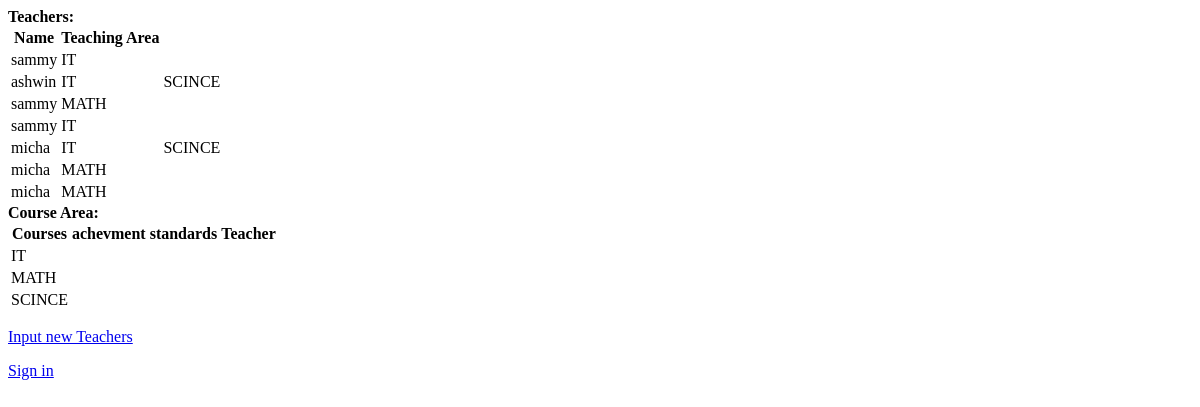
/, run on an earlier commit of the app's database.
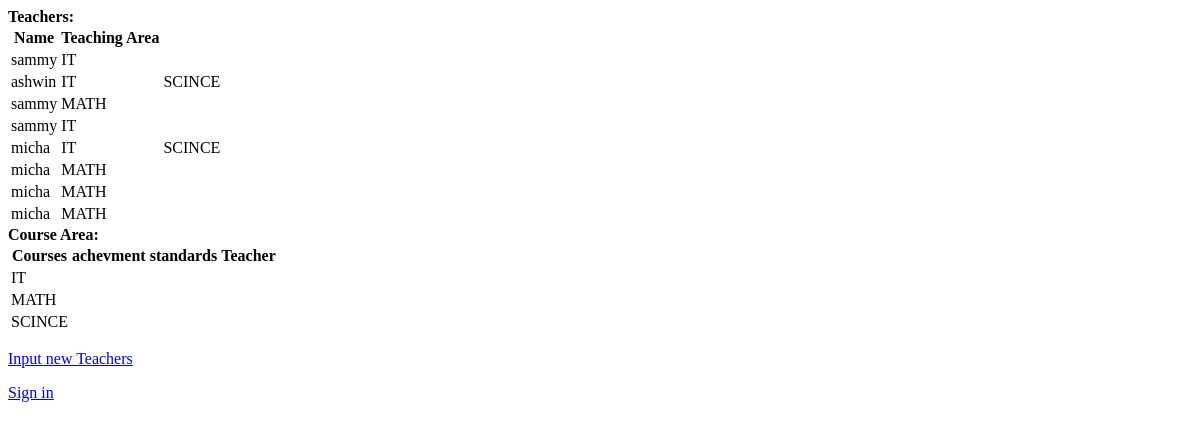
And on a later commit of the database.
### MyApp1/models.py (models this page shows, shortened)
class teacher(models.Model):
    Name = models.CharField(max_length=25)
    Course = models.ManyToManyField(CourseArea)
    Email = models.CharField(max_length=25)
    Password = models.CharField(max_length=25)
    classes = models.ManyToManyField(Unit)

class CourseArea(models.Model):
   Title = models.CharField(max_length=25)

### MyApp1/views.py (the view)
# urls.py: re_path(r'^$',MyApp1.views.index, name='index'),
def index(request):
   teach = teacher.objects.all()
   CA = CourseArea.objects.all()
   return render(request, "MyApp1/index.html", {'content': teach, 'content2': CA})

### MyApp1/templates/MyApp1/index.html (shortened to what this page needs)
<html>
<head>
</head>
<body>
    <strong>Teachers:</strong>
    {% if content %}
    <table>
        <tr>
            <th>Name</th>
            <th>Teaching Area</th>
        </tr>
        {% for teach in content %}
        <tr>
            <td>{{teach.Name}}</td>
            {% for Course in teach.Course.all %}
            <td>{{Course.Title}}</td>
            {% endfor %}
        </tr>
        {% endfor %}
    </table>
    {% else %}
    <strong>No data!</strong>
    {% endif %}
    <strong>Course Area:</strong>
    {% if content2  %}
    <table>
        <tr>
            <th>Courses</th>
            <th>achevment standards</th>
            <th>Teacher</th>
        </tr>
        {% for CA in content2 %}
        <tr>
            <td>{{CA.Title}}</td>
        </tr>
        {% endfor %}
    </table>
    {% else %}
    <strong> NO DATA! </strong>
    {% endif %}
    <p><a href="{% url 'input' %}">Input new Teachers</a></p>
    <p><a href="{% url 'SignIn' %}">Sign in  </a></p>
</body>
</html>

What changed in the data, as far as the page shows it:
added teacher: Name "micha", CourseArea (Title "MATH")
